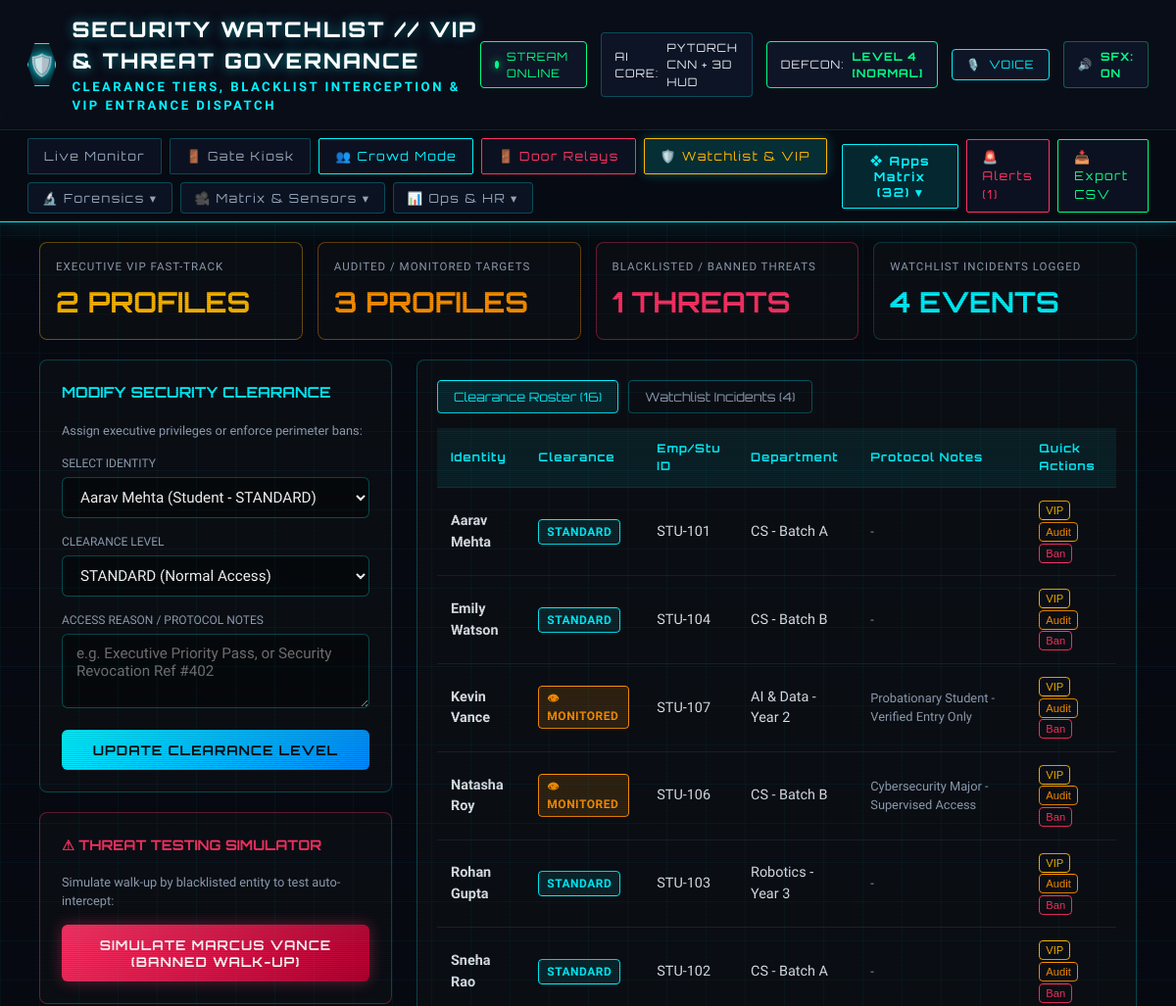
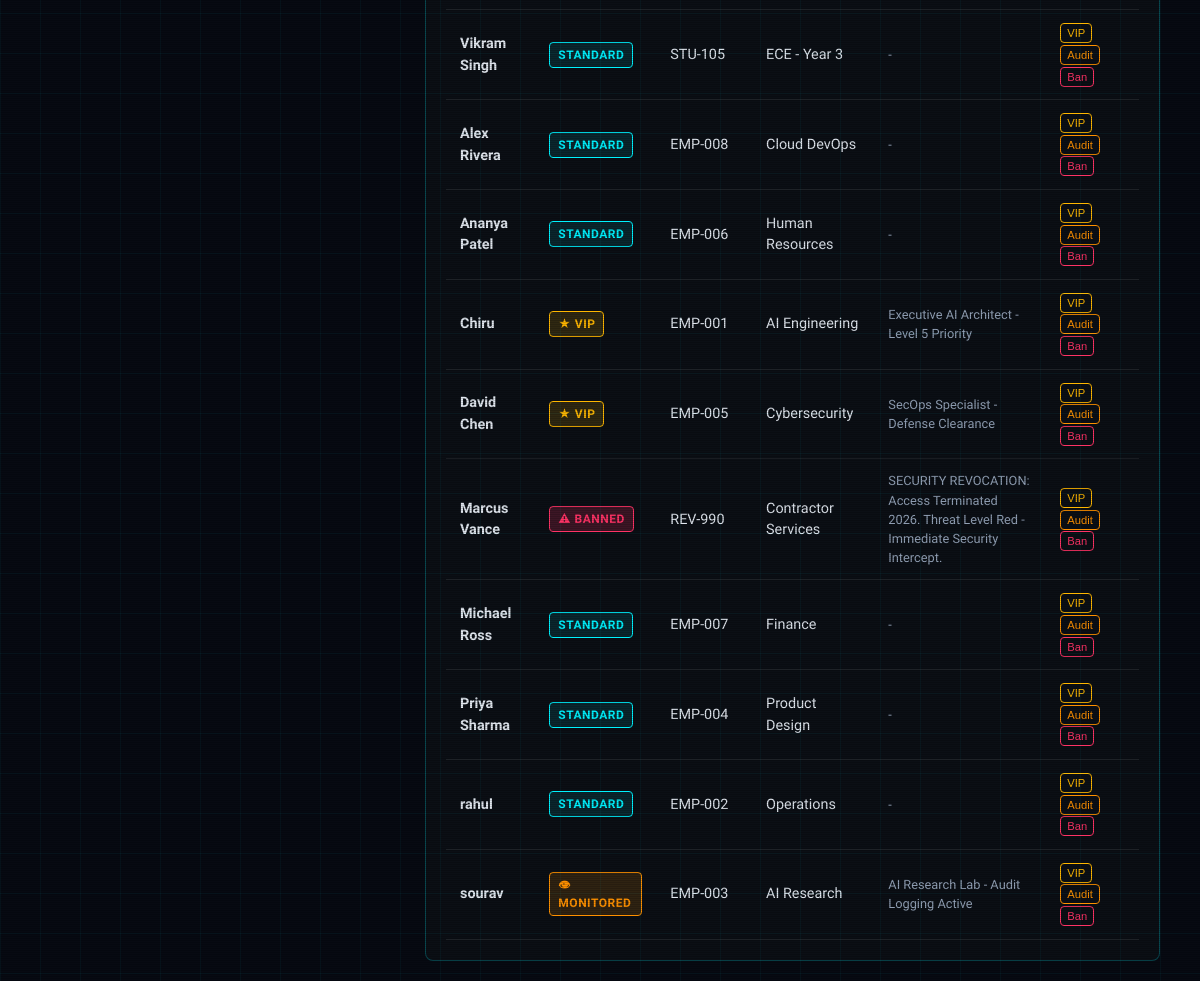
Screenshot of /watchlist with the database file from the repository (2 pictures, top to bottom).
### tables this page shows
CREATE TABLE users (
                    id INTEGER PRIMARY KEY AUTOINCREMENT,
                    name TEXT UNIQUE NOT NULL,
                    emp_id TEXT,
                    department TEXT,
                    registered_at TEXT
                , user_type TEXT DEFAULT 'Employee', role_title TEXT DEFAULT 'Member', email TEXT DEFAULT '', security_clearance TEXT DEFAULT 'STANDARD', access_notes TEXT DEFAULT '');

### app.py (the view)
@app.route('/watchlist')
def watchlist_view():
    stats = db.get_stats()
    summary = db.get_watchlist_summary()
    users = db.get_users()
    incidents = db.get_watchlist_incidents(limit=30)
    return render_template('watchlist.html', stats=stats, summary=summary, users=users, incidents=incidents)

### attendance_engine/db.py (called while the page is built)
    def _get_connection(self):
        conn = sqlite3.connect(self.db_path, check_same_thread=False)
        conn.row_factory = sqlite3.Row
        return conn

    def get_users(self, user_type=None):
        with self._get_connection() as conn:
            cursor = conn.cursor()
            if user_type:
                cursor.execute("SELECT * FROM users WHERE user_type = ? ORDER BY name ASC", (user_type,))
            else:
                cursor.execute("SELECT * FROM users ORDER BY user_type DESC, name ASC")
            return [dict(row) for row in cursor.fetchall()]

    def get_watchlist_incidents(self, limit=40):
        with self._get_connection() as conn:
            cursor = conn.cursor()
            cursor.execute("SELECT * FROM watchlist_incidents ORDER BY id DESC LIMIT ?", (limit,))
            return [dict(row) for row in cursor.fetchall()]

### templates/watchlist.html (shortened to what this page needs)
<!DOCTYPE html>
<html lang="en">
<head>
  <link rel="stylesheet" href="/static/css/style.css">
</head>
<body>
  <div class="cyber-scanlines"></div>
  <div class="hud-background-grid"></div>
    {% set active_page = 'watchlist' %}
  {% set nav_icon = '🛡️' %}
  {% set nav_title = 'SECURITY WATCHLIST // VIP & THREAT GOVERNANCE' %}
  {% set nav_subtitle = 'CLEARANCE TIERS, BLACKLIST INTERCEPTION & VIP ENTRANCE DISPATCH' %}
  {% include 'nav_header.html' %}
  <main style="padding: 20px 40px;">
    <div class="summary-deck">
      <div class="card-deck gold">
        <div class="card-title">Executive VIP Fast-Track</div>
        <div class="card-num" style="color: #ffb700;">{{ summary.vip_count or 2 }} PROFILES</div>
      </div>
      <div class="card-deck amber">
        <div class="card-title">Audited / Monitored Targets</div>
        <div class="card-num" style="color: #ff9100;">{{ summary.monitored_count or 3 }} PROFILES</div>
      </div>
      <div class="card-deck crimson">
        <div class="card-title">Blacklisted / Banned Threats</div>
        <div class="card-num" style="color: #ff3366;">{{ summary.banned_count or 1 }} THREATS</div>
      </div>
      <div class="card-deck">
        <div class="card-title">Watchlist Incidents Logged</div>
        <div class="card-num" style="color: #00f3ff;">{{ summary.total_incidents or 0 }} EVENTS</div>
      </div>
    </div>
    <div class="watchlist-grid">
      <div style="display: flex; flex-direction: column; gap: 20px;">
        <div class="form-panel">
          <h3 style="font-family:'Orbitron',monospace; font-size: 0.95rem; color:#00f3ff; margin-bottom: 2px;">
            MODIFY SECURITY CLEARANCE
          </h3>
          <p style="font-size:0.8rem; color:#94a3b8;">Assign executive privileges or enforce perimeter bans:</p>
          <div>
            <label style="font-size: 0.75rem; color:#94a3b8; display:block; margin-bottom: 5px;">SELECT IDENTITY</label>
            <select id="user-select" class="input-ctrl">
              {% for u in users %}
              <option value="{{ u.name }}" data-clearance="{{ u.security_clearance or 'STANDARD' }}" data-notes="{{ u.access_notes or '' }}">
                {{ u.name }} ({{ u.user_type }} - {{ u.security_clearance or 'STANDARD' }})
              </option>
              {% endfor %}
            </select>
          </div>
          <div>
            <label style="font-size: 0.75rem; color:#94a3b8; display:block; margin-bottom: 5px;">CLEARANCE LEVEL</label>
            <select id="clearance-select" class="input-ctrl">
              <option value="STANDARD">STANDARD (Normal Access)</option>
            </select>
          </div>
          <div>
            <label style="font-size: 0.75rem; color:#94a3b8; display:block; margin-bottom: 5px;">ACCESS REASON / PROTOCOL NOTES</label>
            <textarea id="notes-input" class="input-ctrl" rows="3" placeholder="e.g. Executive Priority Pass, or Security Revocation Ref #402"></textarea>
          </div>
          <button class="action-btn" onclick="saveClearanceChange()">
            Update Clearance Level
          </button>
        </div>
        <div class="form-panel" style="border-color: rgba(255, 51, 102, 0.4);">
          <h3 style="font-family:'Orbitron',monospace; font-size: 0.9rem; color:#ff3366; margin-bottom: 2px;">
            ⚠ THREAT TESTING SIMULATOR
          </h3>
          <p style="font-size:0.8rem; color:#94a3b8;">Simulate walk-up by blacklisted entity to test auto-intercept:</p>
          <button class="action-btn danger" onclick="simulateBannedWalkup()">
            Simulate Marcus Vance (BANNED Walk-up)
          </button>
        </div>
      </div>
      <div style="background: rgba(13, 17, 23, 0.8); border: 1px solid rgba(0, 243, 255, 0.25); border-radius: 8px; padding: 20px;">
        <div class="tab-nav">
          <button class="tab-btn active" id="tab-btn-roster" onclick="switchTab('roster')">Clearance Roster ({{ users|length }})</button>
          <button class="tab-btn" id="tab-btn-incidents" onclick="switchTab('incidents')">Watchlist Incidents ({{ incidents|length }})</button>
        </div>
        <div id="tab-roster">
          <table class="data-table">
            <thead>
              <tr>
                <th>Identity</th>
                <th>Clearance</th>
                <th>Emp/Stu ID</th>
                <th>Department</th>
                <th>Protocol Notes</th>
                <th>Quick Actions</th>
              </tr>
            </thead>
            <tbody>
              {% for u in users %}
              <tr>
                <td><strong>{{ u.name }}</strong></td>
                <td>
                  {% set clr = (u.security_clearance or 'STANDARD')|upper %}
                  {% if clr == 'VIP' %}
                    <span class="badge-clearance badge-vip">★ VIP</span>
                  {% elif clr == 'MONITORED' %}
                    <span class="badge-clearance badge-monitored">👁 MONITORED</span>
                  {% elif clr == 'BANNED' %}
                    <span class="badge-clearance badge-banned">⚠ BANNED</span>
                  {% else %}
                    <span class="badge-clearance badge-standard">STANDARD</span>
                  {% endif %}
                </td>
                <td>{{ u.emp_id or 'N/A' }}</td>
                <td>{{ u.department }}</td>
                <td style="font-size: 0.8rem; color:#94a3b8;">{{ u.access_notes or '-' }}</td>
                <td>
                  <button style="background:transparent; border:1px solid #ffb700; color:#ffb700; border-radius:4px; font-size:0.7rem; padding:3px 6px; cursor:pointer;" onclick="quickSet('{{ u.name }}', 'VIP')">VIP</button>
                  <button style="background:transparent; border:1px solid #ff9100; color:#ff9100; border-radius:4px; font-size:0.7rem; padding:3px 6px; cursor:pointer;" onclick="quickSet('{{ u.name }}', 'MONITORED')">Audit</button>
                  <button style="background:transparent; border:1px solid #ff3366; color:#ff3366; border-radius:4px; font-size:0.7rem; padding:3px 6px; cursor:pointer;" onclick="quickSet('{{ u.name }}', 'BANNED')">Ban</button>
                </td>
              </tr>
              {% endfor %}
            </tbody>
          </table>
        </div>
      </div>
    </div>
  </main>
</body>
</html>

### static/css/style.css (style rules this page uses)
:root { --bg-primary: #070a12; --bg-secondary: #0d121f; --bg-card: rgba(16, 23, 38, 0.75); --border-cyan: #00f3ff; --border-dim: rgba(0, 243, 255, 0.25); --neon-cyan: #00f3ff; --neon-green: #00ff88; --neon-amber: #ffb800; --neon-purple: #9d4edd; --neon-red: #ff3366; --text-main: #e2e8f0; --text-muted: #94a3b8; --font-tech: 'Orbitron', -apple-system, sans-serif; --font-body: 'Rajdhani', -apple-system, sans-serif; }
* { margin: 0; padding: 0; box-sizing: border-box; }
body { background-color: var(--bg-primary); color: var(--text-main); font-family: var(--font-body); font-size: 16px; line-height: 1.5; min-height: 100vh; position: relative; overflow-x: hidden; }
.hud-background-grid { position: fixed; top: 0; left: 0; width: 100%; height: 100%; background-image: linear-gradient(rgba(0, 243, 255, 0.04) 1px, transparent 1px), linear-gradient(90deg, rgba(0, 243, 255, 0.04) 1px, transparent 1px); background-size: 40px 40px; pointer-events: none; z-index: 0; }
.cyber-scanlines { position: fixed; top: 0; left: 0; width: 100%; height: 100%; background: repeating-linear-gradient( 0deg, rgba(0, 0, 0, 0.15), rgba(0, 0, 0, 0.15) 1px, transparent 1px, transparent 2px ); pointer-events: none; z-index: 1; }

### templates/watchlist.html (style rules this page uses)
.watchlist-grid { display: grid; grid-template-columns: 360px 1fr; gap: 25px; margin-top: 20px; }
.summary-deck { display: grid; grid-template-columns: repeat(4, 1fr); gap: 15px; margin-bottom: 20px; }
.card-deck { background: rgba(13, 17, 23, 0.8); border: 1px solid rgba(0, 243, 255, 0.2); border-radius: 8px; padding: 16px; }
.card-deck.gold { border-color: rgba(255, 183, 0, 0.4); }
.card-deck.amber { border-color: rgba(255, 145, 0, 0.4); }
.card-deck.crimson { border-color: rgba(255, 51, 102, 0.4); }
.card-title { font-size: 0.72rem; letter-spacing: 1px; color: #94a3b8; text-transform: uppercase; margin-bottom: 6px; }
.card-num { font-family: 'Orbitron', monospace; font-size: 1.8rem; font-weight: 700; }
.badge-clearance { display: inline-block; padding: 3px 8px; border-radius: 4px; font-size: 0.75rem; font-weight: 700; letter-spacing: 0.5px; text-transform: uppercase; }
.badge-vip { background: rgba(255, 183, 0, 0.15); border: 1px solid #ffb700; color: #ffb700; }
.badge-monitored { background: rgba(255, 145, 0, 0.15); border: 1px solid #ff9100; color: #ff9100; }
.badge-banned { background: rgba(255, 51, 102, 0.2); border: 1px solid #ff3366; color: #ff3366; }
.badge-standard { background: rgba(0, 243, 255, 0.1); border: 1px solid #00f3ff; color: #00f3ff; }
.form-panel { background: rgba(13, 17, 23, 0.8); border: 1px solid rgba(0, 243, 255, 0.25); border-radius: 8px; padding: 22px; display: flex; flex-direction: column; gap: 15px; }
.input-ctrl { background: rgba(0, 0, 0, 0.4); border: 1px solid rgba(0, 243, 255, 0.3); color: #fff; padding: 10px 14px; border-radius: 6px; font-family: 'Rajdhani', sans-serif; font-size: 0.95rem; width: 100%; box-sizing: border-box; }
.action-btn { background: linear-gradient(135deg, #00f3ff, #0088ff); color: #0a0e17; border: none; padding: 12px; border-radius: 6px; font-family: 'Orbitron', monospace; font-weight: 700; font-size: 0.85rem; cursor: pointer; text-transform: uppercase; letter-spacing: 1px; transition: all 0.2s; }
.action-btn.danger { background: linear-gradient(135deg, #ff3366, #b30030); color: #fff; box-shadow: 0 0 15px rgba(255, 51, 102, 0.4); }
.data-table { width: 100%; border-collapse: collapse; font-size: 0.9rem; }
.data-table th, .data-table td { padding: 12px 14px; text-align: left; border-bottom: 1px solid rgba(255, 255, 255, 0.08); }
.data-table th { background: rgba(0, 243, 255, 0.08); color: #00f3ff; font-family: 'Orbitron', monospace; font-size: 0.75rem; letter-spacing: 1px; }
.tab-nav { display: flex; gap: 10px; margin-bottom: 15px; }
.tab-btn { background: transparent; border: 1px solid rgba(0, 243, 255, 0.3); color: #94a3b8; padding: 8px 16px; border-radius: 4px; cursor: pointer; font-family: 'Orbitron', monospace; font-size: 0.8rem; }
.tab-btn.active { border-color: #00f3ff; color: #00f3ff; background: rgba(0, 243, 255, 0.1); }

### rows the page displays
users: name "Aarav Mehta", shows "STANDARD", emp "STU-101", department "CS - Batch A", access_notes "-"
users: name "Emily Watson", shows "STANDARD", emp "STU-104", department "CS - Batch B", access_notes "-"
users: name "Kevin Vance", shows "👁 MONITORED", emp "STU-107", department "AI & Data - Year 2", access_notes "Probationary Student - Verified Entry Only"
users: name "Natasha Roy", shows "👁 MONITORED", emp "STU-106", department "CS - Batch B", access_notes "Cybersecurity Major - Supervised Access"
users: name "Rohan Gupta", shows "STANDARD", emp "STU-103", department "Robotics - Year 3", access_notes "-"
users: name "Sneha Rao", shows "STANDARD", emp "STU-102", department "CS - Batch A", access_notes "-"
users: name "Vikram Singh", shows "STANDARD", emp "STU-105", department "ECE - Year 3", access_notes "-"
users: name "Alex Rivera", shows "STANDARD", emp "EMP-008", department "Cloud DevOps", access_notes "-"
users: name "Ananya Patel", shows "STANDARD", emp "EMP-006", department "Human Resources", access_notes "-"
users: name "Chiru", shows "★ VIP", emp "EMP-001", department "AI Engineering", access_notes "Executive AI Architect - Level 5 Priority"
users: name "David Chen", shows "★ VIP", emp "EMP-005", department "Cybersecurity", access_notes "SecOps Specialist - Defense Clearance"
users: name "Marcus Vance", shows "⚠ BANNED", emp "REV-990", department "Contractor Services", access_notes "SECURITY REVOCATION: Access Terminated 2026. Threat Level Red - Immediate Security Intercept."
users: name "Michael Ross", shows "STANDARD", emp "EMP-007", department "Finance", access_notes "-"
users: name "Priya Sharma", shows "STANDARD", emp "EMP-004", department "Product Design", access_notes "-"
users: name "rahul", shows "STANDARD", emp "EMP-002", department "Operations", access_notes "-"
users: name "sourav", shows "👁 MONITORED", emp "EMP-003", department "AI Research", access_notes "AI Research Lab - Audit Logging Active"

### other values shown
{{ nav_icon|default('◈') }} "🛡️"
{{ nav_title|default('NEXUS // BIOMETRIC 3D ATTENDANCE') }} "SECURITY WATCHLIST // VIP & THREAT GOVERNANCE"
{{ summary.vip_count or 2 }} "2"
{{ summary.monitored_count or 3 }} "3"
{{ summary.banned_count or 1 }} "1"
{{ summary.total_incidents or 0 }} "4"
{{ users|length }} "16"
{{ incidents|length }} "4"
form field value "Aarav Mehta (Student - STANDARD)"
